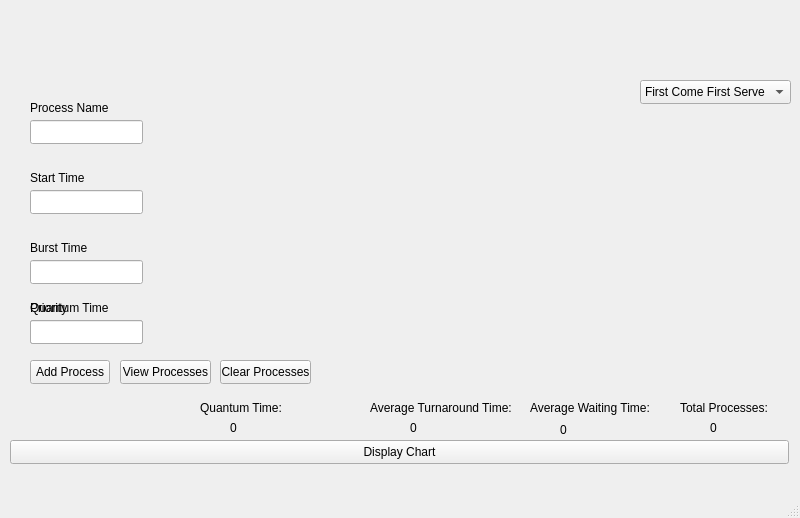
<?xml version="1.0" encoding="UTF-8"?>
<ui version="4.0">
 <class>MainWindow</class>
 <widget class="QMainWindow" name="MainWindow">
  <property name="geometry">
   <rect>
    <x>0</x>
    <y>0</y>
    <width>800</width>
    <height>518</height>
   </rect>
  </property>
  <property name="windowTitle">
   <string>MainWindow</string>
  </property>
  <widget class="QWidget" name="centralwidget">
   <widget class="QWidget" name="verticalLayoutWidget_2">
    <property name="geometry">
     <rect>
      <x>10</x>
      <y>10</y>
      <width>781</width>
      <height>51</height>
     </rect>
    </property>
    <layout class="QVBoxLayout" name="verticalLayout_2"/>
   </widget>
   <widget class="QComboBox" name="comboBox">
    <property name="geometry">
     <rect>
      <x>640</x>
      <y>80</y>
      <width>151</width>
      <height>24</height>
     </rect>
    </property>
    <item>
     <property name="text">
      <string>First Come First Serve</string>
     </property>
    </item>
    <item>
     <property name="text">
      <string>Shortest Job First (Preemptive)</string>
     </property>
    </item>
    <item>
     <property name="text">
      <string>Shortest Job First (Non-Preemptive)</string>
     </property>
    </item>
    <item>
     <property name="text">
      <string>Priority (Preemptive)</string>
     </property>
    </item>
    <item>
     <property name="text">
      <string>Priority (Non-Preemptive)</string>
     </property>
    </item>
    <item>
     <property name="text">
      <string>Round Robin</string>
     </property>
    </item>
   </widget>
   <widget class="QPushButton" name="pushButton_2">
    <property name="geometry">
     <rect>
      <x>10</x>
      <y>440</y>
      <width>779</width>
      <height>24</height>
     </rect>
    </property>
    <property name="text">
     <string>Display Chart</string>
    </property>
   </widget>
   <widget class="QLabel" name="label">
    <property name="geometry">
     <rect>
      <x>30</x>
      <y>100</y>
      <width>91</width>
      <height>16</height>
     </rect>
    </property>
    <property name="styleSheet">
     <string notr="true">font: 10pt &quot;Bold Italic Art&quot;;
color: rgb(0, 0, 0);</string>
    </property>
    <property name="text">
     <string>Process Name</string>
    </property>
   </widget>
   <widget class="QLabel" name="label_2">
    <property name="geometry">
     <rect>
      <x>30</x>
      <y>170</y>
      <width>91</width>
      <height>16</height>
     </rect>
    </property>
    <property name="styleSheet">
     <string notr="true">font: 10pt &quot;Bold Italic Art&quot;;
color: rgb(0, 0, 0);</string>
    </property>
    <property name="text">
     <string>Start Time</string>
    </property>
   </widget>
   <widget class="QLineEdit" name="lineEdit">
    <property name="geometry">
     <rect>
      <x>30</x>
      <y>120</y>
      <width>113</width>
      <height>24</height>
     </rect>
    </property>
   </widget>
   <widget class="QLabel" name="label_3">
    <property name="geometry">
     <rect>
      <x>680</x>
      <y>400</y>
      <width>91</width>
      <height>16</height>
     </rect>
    </property>
    <property name="text">
     <string>Total Processes: </string>
    </property>
   </widget>
   <widget class="QLabel" name="label_4">
    <property name="geometry">
     <rect>
      <x>710</x>
      <y>420</y>
      <width>49</width>
      <height>16</height>
     </rect>
    </property>
    <property name="text">
     <string>0</string>
    </property>
   </widget>
   <widget class="QLabel" name="label_5">
    <property name="geometry">
     <rect>
      <x>30</x>
      <y>240</y>
      <width>91</width>
      <height>16</height>
     </rect>
    </property>
    <property name="styleSheet">
     <string notr="true">font: 10pt &quot;Bold Italic Art&quot;;
color: rgb(0, 0, 0);</string>
    </property>
    <property name="text">
     <string>Burst Time</string>
    </property>
   </widget>
   <widget class="QLineEdit" name="lineEdit_2">
    <property name="geometry">
     <rect>
      <x>30</x>
      <y>190</y>
      <width>113</width>
      <height>24</height>
     </rect>
    </property>
   </widget>
   <widget class="QLineEdit" name="lineEdit_3">
    <property name="geometry">
     <rect>
      <x>30</x>
      <y>260</y>
      <width>113</width>
      <height>24</height>
     </rect>
    </property>
   </widget>
   <widget class="QLabel" name="label_6">
    <property name="geometry">
     <rect>
      <x>30</x>
      <y>300</y>
      <width>91</width>
      <height>16</height>
     </rect>
    </property>
    <property name="styleSheet">
     <string notr="true">font: 10pt &quot;Bold Italic Art&quot;;
color: rgb(0, 0, 0);</string>
    </property>
    <property name="text">
     <string>Priority</string>
    </property>
   </widget>
   <widget class="QLineEdit" name="lineEdit_4">
    <property name="geometry">
     <rect>
      <x>30</x>
      <y>320</y>
      <width>113</width>
      <height>24</height>
     </rect>
    </property>
   </widget>
   <widget class="QPushButton" name="pushButton">
    <property name="geometry">
     <rect>
      <x>30</x>
      <y>360</y>
      <width>80</width>
      <height>24</height>
     </rect>
    </property>
    <property name="text">
     <string>Add Process</string>
    </property>
   </widget>
   <widget class="QPushButton" name="pushButton_3">
    <property name="geometry">
     <rect>
      <x>120</x>
      <y>360</y>
      <width>91</width>
      <height>24</height>
     </rect>
    </property>
    <property name="text">
     <string>View Processes</string>
    </property>
   </widget>
   <widget class="QPushButton" name="pushButton_4">
    <property name="geometry">
     <rect>
      <x>220</x>
      <y>360</y>
      <width>91</width>
      <height>24</height>
     </rect>
    </property>
    <property name="text">
     <string>Clear Processes</string>
    </property>
   </widget>
   <widget class="QLabel" name="label_7">
    <property name="geometry">
     <rect>
      <x>530</x>
      <y>400</y>
      <width>131</width>
      <height>16</height>
     </rect>
    </property>
    <property name="text">
     <string>Average Waiting Time:</string>
    </property>
   </widget>
   <widget class="QLabel" name="label_8">
    <property name="geometry">
     <rect>
      <x>370</x>
      <y>400</y>
      <width>151</width>
      <height>16</height>
     </rect>
    </property>
    <property name="text">
     <string>Average Turnaround Time:</string>
    </property>
   </widget>
   <widget class="QLabel" name="label_9">
    <property name="geometry">
     <rect>
      <x>560</x>
      <y>420</y>
      <width>61</width>
      <height>20</height>
     </rect>
    </property>
    <property name="text">
     <string>0</string>
    </property>
   </widget>
   <widget class="QLabel" name="label_10">
    <property name="geometry">
     <rect>
      <x>410</x>
      <y>420</y>
      <width>49</width>
      <height>16</height>
     </rect>
    </property>
    <property name="text">
     <string>0</string>
    </property>
   </widget>
   <widget class="QLabel" name="label_11">
    <property name="geometry">
     <rect>
      <x>30</x>
      <y>300</y>
      <width>91</width>
      <height>16</height>
     </rect>
    </property>
    <property name="styleSheet">
     <string notr="true">font: 10pt &quot;Bold Italic Art&quot;;
color: rgb(0, 0, 0);</string>
    </property>
    <property name="text">
     <string>Quantum Time</string>
    </property>
   </widget>
   <widget class="QLineEdit" name="lineEdit_5">
    <property name="geometry">
     <rect>
      <x>30</x>
      <y>320</y>
      <width>113</width>
      <height>24</height>
     </rect>
    </property>
   </widget>
   <widget class="QLabel" name="label_12">
    <property name="geometry">
     <rect>
      <x>200</x>
      <y>400</y>
      <width>151</width>
      <height>16</height>
     </rect>
    </property>
    <property name="text">
     <string>Quantum Time:</string>
    </property>
   </widget>
   <widget class="QLabel" name="label_13">
    <property name="geometry">
     <rect>
      <x>230</x>
      <y>420</y>
      <width>49</width>
      <height>16</height>
     </rect>
    </property>
    <property name="text">
     <string>0</string>
    </property>
   </widget>
  </widget>
  <widget class="QMenuBar" name="menubar">
   <property name="geometry">
    <rect>
     <x>0</x>
     <y>0</y>
     <width>800</width>
     <height>21</height>
    </rect>
   </property>
  </widget>
  <widget class="QStatusBar" name="statusbar"/>
 </widget>
 <resources/>
 <connections/>
</ui>
